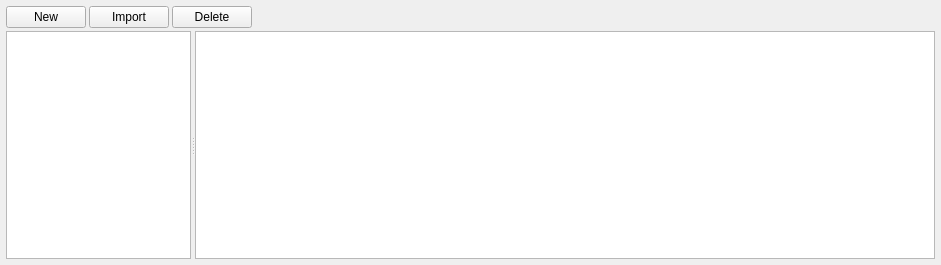
<?xml version="1.0" encoding="UTF-8"?>
<ui version="4.0">
 <class>AssetManager</class>
 <widget class="QWidget" name="AssetManager">
  <property name="geometry">
   <rect>
    <x>0</x>
    <y>0</y>
    <width>941</width>
    <height>265</height>
   </rect>
  </property>
  <property name="windowTitle">
   <string>Form</string>
  </property>
  <layout class="QGridLayout" name="gridLayout">
   <property name="leftMargin">
    <number>6</number>
   </property>
   <property name="topMargin">
    <number>6</number>
   </property>
   <property name="rightMargin">
    <number>6</number>
   </property>
   <property name="bottomMargin">
    <number>6</number>
   </property>
   <property name="spacing">
    <number>3</number>
   </property>
   <item row="0" column="0">
    <layout class="QHBoxLayout" name="horizontalLayout">
     <item>
      <widget class="QPushButton" name="pbNew">
       <property name="text">
        <string>New</string>
       </property>
      </widget>
     </item>
     <item>
      <widget class="QPushButton" name="pbImport">
       <property name="text">
        <string>Import</string>
       </property>
      </widget>
     </item>
     <item>
      <widget class="QPushButton" name="pbDelete">
       <property name="text">
        <string>Delete</string>
       </property>
      </widget>
     </item>
     <item>
      <spacer name="horizontalSpacer">
       <property name="orientation">
        <enum>Qt::Horizontal</enum>
       </property>
       <property name="sizeHint" stdset="0">
        <size>
         <width>40</width>
         <height>20</height>
        </size>
       </property>
      </spacer>
     </item>
    </layout>
   </item>
   <item row="1" column="0">
    <widget class="QSplitter" name="splitter">
     <property name="sizePolicy">
      <sizepolicy hsizetype="Expanding" vsizetype="Expanding">
       <horstretch>0</horstretch>
       <verstretch>0</verstretch>
      </sizepolicy>
     </property>
     <property name="orientation">
      <enum>Qt::Horizontal</enum>
     </property>
     <widget class="QTreeView" name="tvFolders">
      <property name="sizePolicy">
       <sizepolicy hsizetype="Expanding" vsizetype="Expanding">
        <horstretch>1</horstretch>
        <verstretch>0</verstretch>
       </sizepolicy>
      </property>
      <property name="rootIsDecorated">
       <bool>true</bool>
      </property>
      <property name="animated">
       <bool>true</bool>
      </property>
      <property name="allColumnsShowFocus">
       <bool>true</bool>
      </property>
      <attribute name="headerVisible">
       <bool>false</bool>
      </attribute>
     </widget>
     <widget class="QListView" name="lvContent">
      <property name="sizePolicy">
       <sizepolicy hsizetype="Expanding" vsizetype="Expanding">
        <horstretch>4</horstretch>
        <verstretch>0</verstretch>
       </sizepolicy>
      </property>
      <property name="dragEnabled">
       <bool>true</bool>
      </property>
      <property name="dragDropMode">
       <enum>QAbstractItemView::DragDrop</enum>
      </property>
      <property name="iconSize">
       <size>
        <width>64</width>
        <height>64</height>
       </size>
      </property>
      <property name="textElideMode">
       <enum>Qt::ElideNone</enum>
      </property>
      <property name="movement">
       <enum>QListView::Snap</enum>
      </property>
      <property name="gridSize">
       <size>
        <width>128</width>
        <height>96</height>
       </size>
      </property>
      <property name="viewMode">
       <enum>QListView::IconMode</enum>
      </property>
      <property name="uniformItemSizes">
       <bool>false</bool>
      </property>
      <property name="selectionRectVisible">
       <bool>true</bool>
      </property>
     </widget>
    </widget>
   </item>
  </layout>
 </widget>
 <resources/>
 <connections/>
</ui>
